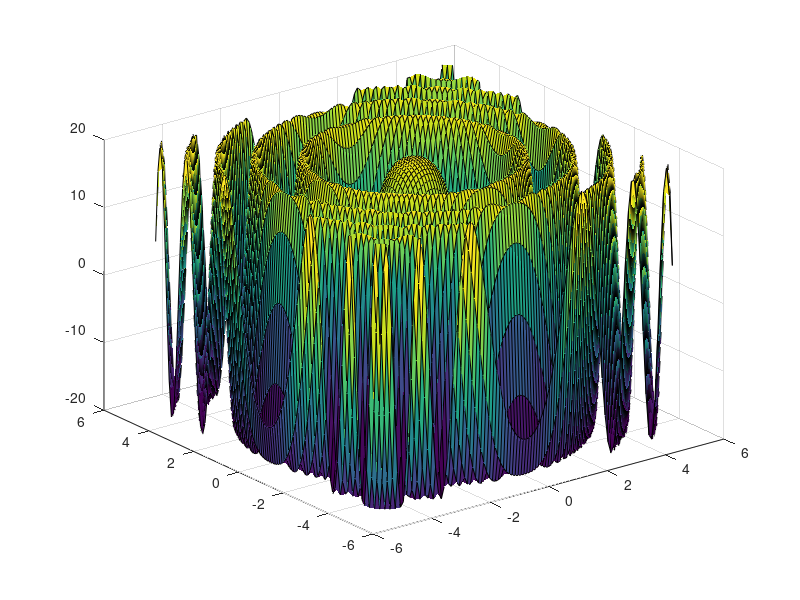

Write the MATLAB code that produced this figure.
%transforms our domain (x,y) into rectangular meshes for easy indexing
x=-5:0.1:5;
y=-5:0.1:5;
t=5;
w=1.3;
k=1.3;
[X,Y]=meshgrid(x,y);
R=(X.^2+Y.^2)^1/2;
u=20*cos(k*R+w*t);
surf(X,Y,u);
